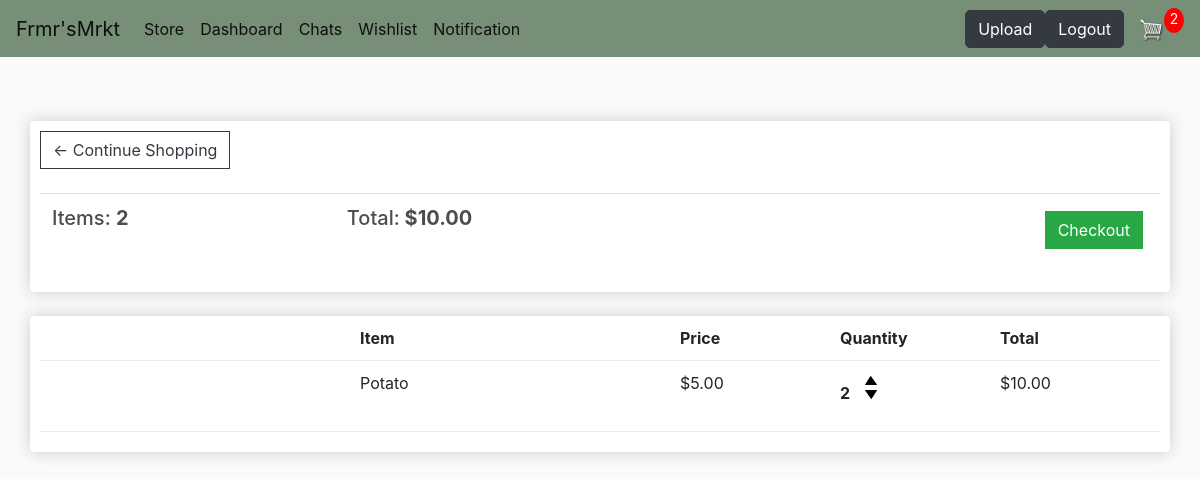
The app's page /cart/ (signed in), older data.
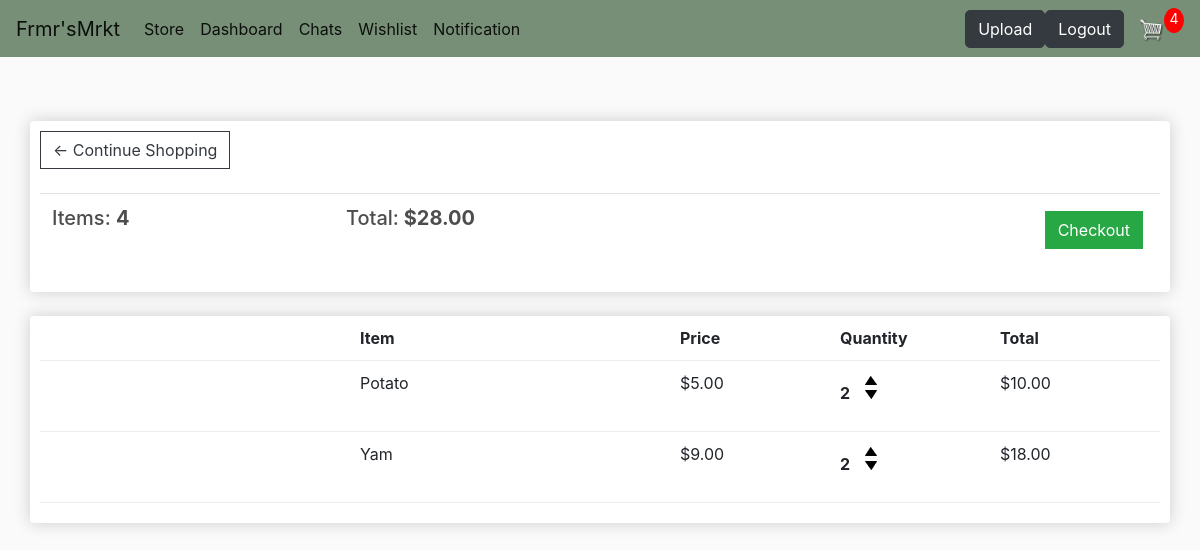
The same page, newer data.
### store/models.py (models this page shows, shortened)
class Order(models.Model):
	customer = models.ForeignKey(Customer, on_delete=models.SET_NULL, null=True, blank=True)
	date_ordered = models.DateTimeField(auto_now_add=True)
	complete = models.BooleanField(default=False)
	transaction_id = models.CharField(max_length=100, null=True)
	@property
	def get_cart_total(self):
		orderitems = self.orderitem_set.all()
		total = sum([item.get_total for item in orderitems])
		return total
	@property
	def get_cart_items(self):
		orderitems = self.orderitem_set.all()
		total = sum([item.quantity for item in orderitems])
		return total

class OrderItem(models.Model):
	product = models.ForeignKey(Product, on_delete=models.SET_NULL, null=True)
	order = models.ForeignKey(Order, on_delete=models.SET_NULL, null=True)
	quantity = models.IntegerField(default=0, null=True, blank=True)
	price = models.FloatField(null=False, default=0)
	business = models.ForeignKey(Customer, on_delete=models.SET_NULL, null=True)
	status = models.CharField(default='New', null=True, max_length=20)
	date_added = models.DateTimeField(auto_now_add=True)
	@property
	def get_total(self):
		total = self.product.price * self.quantity
		return total
	def __str__(self):
		return f'name: {self.product.name}, quantity: {self.quantity}'

class Product(models.Model):
    name = models.CharField(max_length=200)
    price = models.FloatField()
    quantity = models.IntegerField(default=10)
    digital = models.BooleanField(default=False,null=True, blank=True)
    image = models.ImageField(null=True, blank=True)
    description = models.TextField(null=True, blank=True)
    owner = models.ForeignKey(Customer, on_delete=models.CASCADE, null=True)
    category = models.CharField(max_length=50, default='Generic')
    date_added = models.DateTimeField(default=datetime.now())
    rating = models.IntegerField(default=1)
    @property
    def imageURL(self):
        try:
            url = self.image.url
        except:
            url = ''
        return url

### store/views.py (the view)
# urls.py: path('cart/', views.cart, name="cart"),
def cart(request):
	data = cartData(request)
	cartItems = data['cartItems']
	order = data['order']
	items = data['items']
	print(items)
	context = {'items':items, 'order':order, 'cartItems':cartItems}
	return render(request, 'store/cart.html', context)

### store/utils.py (called while the page is built)
def cartData(request):
	if request.user.is_authenticated:
		customer = request.user.customer
		order, created = Order.objects.get_or_create(customer=customer, complete=False)
		items = order.orderitem_set.all()
		cartItems = order.get_cart_items
	else:
		cookieData = cookieCart(request)
		cartItems = cookieData['cartItems']
		order = cookieData['order']
		items = cookieData['items']
	return {'cartItems':cartItems ,'order':order, 'items':items}

### store/templates/store/cart.html (shortened to what this page needs)
{% extends 'store/main.html' %} {% load static %} {% block content %}
<div class="row">
  <div class="col-lg-12">
    <div class="box-element">
      <a class="btn btn-outline-dark" href="{% url 'store' %}"
        >&#x2190; Continue Shopping</a
      >
      <br />
      <br />
      <table class="table">
        <tr>
          <th>
            <h5>Items: <strong>{{order.get_cart_items}}</strong></h5>
          </th>
          <th>
            <h5>
              Total:<strong> ${{order.get_cart_total|floatformat:2}}</strong>
            </h5>
          </th>
          <th>
            <a
              style="float: right; margin: 5px"
              class="btn btn-success"
              href="{% url 'checkout' %}"
              >Checkout</a
            >
          </th>
        </tr>
      </table>
    </div>
    <br />
    <div class="box-element">
      <div class="cart-row">
        <div style="flex: 2"></div>
        <div style="flex: 2"><strong>Item</strong></div>
        <div style="flex: 1"><strong>Price</strong></div>
        <div style="flex: 1"><strong>Quantity</strong></div>
        <div style="flex: 1"><strong>Total</strong></div>
      </div>
      {% for item in items %}
      <div class="cart-row">
        <div style="flex: 2">
        </div>
        <div style="flex: 2"><p>{{item.product.name}}</p></div>
        <div style="flex: 1"><p>${{item.product.price|floatformat:2}}</p></div>
        <div style="flex: 1">
          <p class="quantity">{{item.quantity}}</p>
          <div class="quantity">
            <img
              data-product="{{item.product.id}}"
              data-qty="{{item.available_quantity}}"
              data-action="add"
              class="chg-quantity update-cart"
              src="{% static  'images/arrow-up.png' %}"
            />
            <img
              data-product="{{item.product.id}}"
              data-action="remove"
              class="chg-quantity update-cart"
              src="{% static  'images/arrow-down.png' %}"
            />
          </div>
        </div>
        <div style="flex: 1"><p>${{item.get_total|floatformat:2}}</p></div>
      </div>
      {% endfor %}
    </div>
  </div>
</div>
{% endblock content %}

Row changes from the older to the newer data that the page shows:
computed for Order: get_cart_items "2" → "4"; get_cart_total "10.00" → "28.00"
added OrderItem: product.name "Yam", product.price "9.00", quantity "2", get_total "18.00"
Text that changed along with them:
{{ cartItems }}: "2" → "4"
